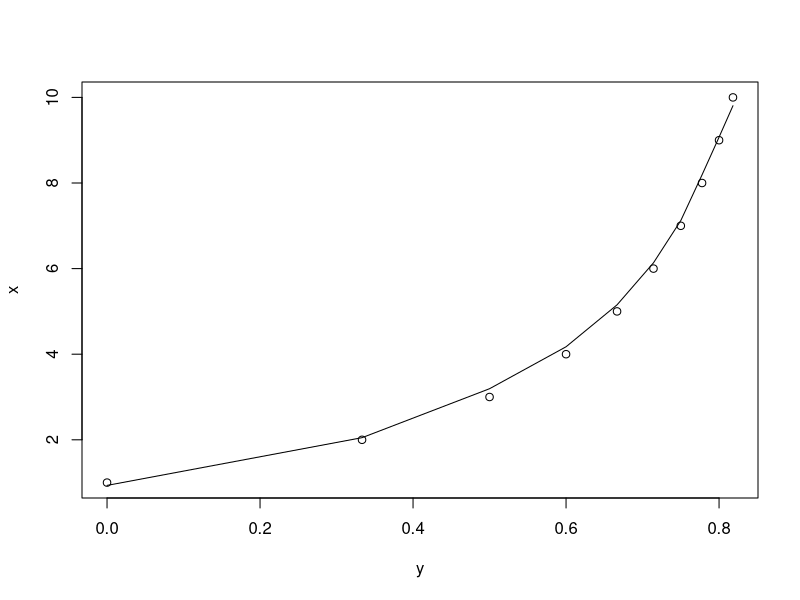

R code for this plot: (Note: this script raises an error after producing the figure.)
              #Sections 9.1-9.3
#Section 9.1
x <- c(1,3,5,7,9,11)
y <- c(6.5,4.3,9.1,-8.5,0,3.6)

x <- x+1
xx <- sqrt(x)
x; xx

x%%x
x%/%x
# %% produces the remainders of divison when dividing the first vector iwht the second vecot
# %/% produces the quoteint of the first vector and the second vector 
  #Exercise 9.1.1.0.1
# when the lenght of the longer vector is not a multiple of the shorter vecotor r will recycle elments of the longer vector, 
# meaning it will start over at element one in the shorter vector and continue unitl the operation has been performed on every
# number in the longer vector.

x <- seq(5,13,4)
x
w <- seq(1,5,0.2)
w
y <- seq(3,1)
y
# when the to is less than the from the sequence runs backward 

z <- c(1,3,5,7,9,11); z[3]
v <- z[c(2,3,4,5)]
v
v <- z[seq(1,5,2)]
v
v <- z[c(1,2,5)]; v
z[1] <- 12

z[c(1,3,5)] <- c(22,33,44)

r <- z[c(2,1,3)] #command to extract a vector consisting of the 2nd, 1st, and 3rd elements of z
r
z

z[9] <- 11
z[9]
z
# When you set a value of an element that doesnt exist it will extend the vector to then include
# the new element and replace everything in between with "NA"

x <- c(1:10)
x
y <- (x-1)/(x+1)
plot(y,x)
lines(lowess(y,x))

geomSeries <- function(base, max) {
  base^(0:floor(log(max, base)))
}

H <- 1:10
GG <- rep(.5,10)
GGFinal <- GG^H
sum(GGFinal)
H2 <- 1:50
GG2 <- rep(.5,50)
GGFinal2 <- GG2^H2
sum(GGFinal2)

r.5vector <- geomSeries(base=0.5, max=1/(1-0.5))
sum(r.5vector)

r.10vector <- geomSeries(base=10, max=1/(1-10))
geomSeries(10,1/(1-10))

a <- 1
b <- 3
c <- a < b
d <- (a > b)
c
d

a <- c(1,2,3,4)
b <- c(1,1,5,5)
(a<b) | (a>3)
(a<b) || (a>3)

lowLight <- Light[Light<50]
lowLightrmax <- rmax[Light<50]
lowLight
# you cannot replace lowlight with Light because Light already references a vector, so it would not properly subset the data

x <- runif(20)
which(x<mean(x))

#two ways to find elements in the odd positions of vector
# You can index the vector and ask for the odd number positions:
  # vector.of.interest[1,3,5,7,9,11,etc]
# You can index the vector asking for all postions not divisable by 2
  # vector.of.interest[2!%%int]

v <- c(1,1,1,1,2,2,2,2)
X <- matrix(v,nrow=2,ncol=4,byrow=TRUE)
X

m <- matrix((rnorm(35,1,2)),5,7)
m

C <- cbind(1:3,4:6,5:7); C
D <- rbind(1:3,4:6); D
rbind(C,D)
cbind(C,C)
cbind(C,D)
#cbind does not work with C & D because they do not have equal amounts of objects

x <- seq(1,27)
x
dim(x) <- c(3,9)
is.array(x)
is.matrix(x)
#by setting the dimension attribute on the vector x it makes it into a matrix
